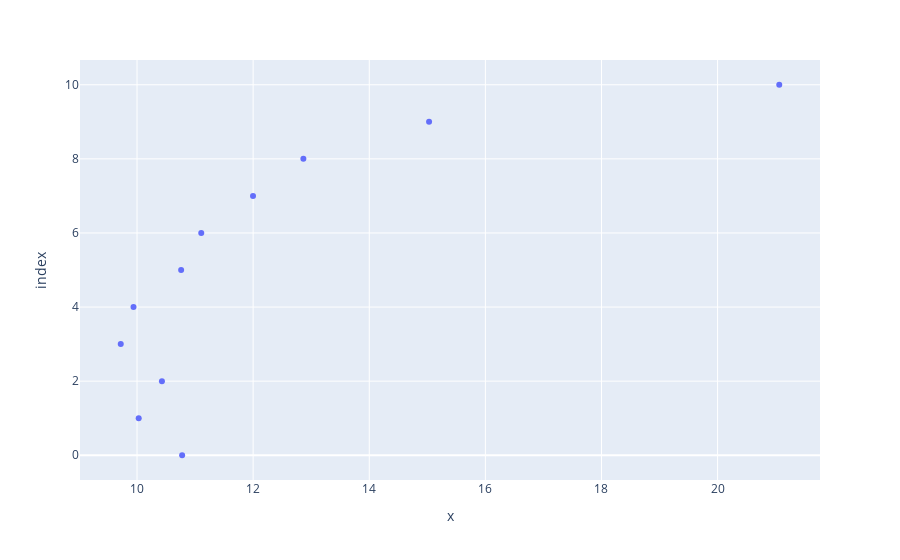

The notebook cell saved with this chart:
### Code cell
final_mses = [track[-1] for track in mse_tracks]
px.scatter(lambdas, final_mses)

### Figure 1 — Plotly figure (JSON) as saved in the notebook; plotly's stock layout.template omitted (floating-point values rounded to 4 significant figures)
{"data": [{"hovertemplate": "x=%{x}<br>index=%{y}<extra></extra>", "legendgroup": "", "marker": {"color": "#636efa", "symbol": "circle"}, "mode": "markers", "name": "", "orientation": "h", "showlegend": false, "type": "scatter", "x": [10.78, 10.03, 10.43, 9.72, 9.94, 10.76, 11.11, 12.0, 12.87, 15.03, 21.06], "xaxis": "x", "y": [0, 1, 2, 3, 4, 5, 6, 7, 8, 9, 10], "yaxis": "y"}], "layout": {"autosize": true, "legend": {"tracegroupgap": 0}, "margin": {"t": 60}, "xaxis": {"anchor": "y", "autorange": true, "domain": [0, 1], "range": [9.027, 21.75], "title": {"text": "x"}, "type": "linear"}, "yaxis": {"anchor": "x", "autorange": true, "domain": [0, 1], "range": [-0.709, 10.71], "title": {"text": "index"}, "type": "linear"}}}
